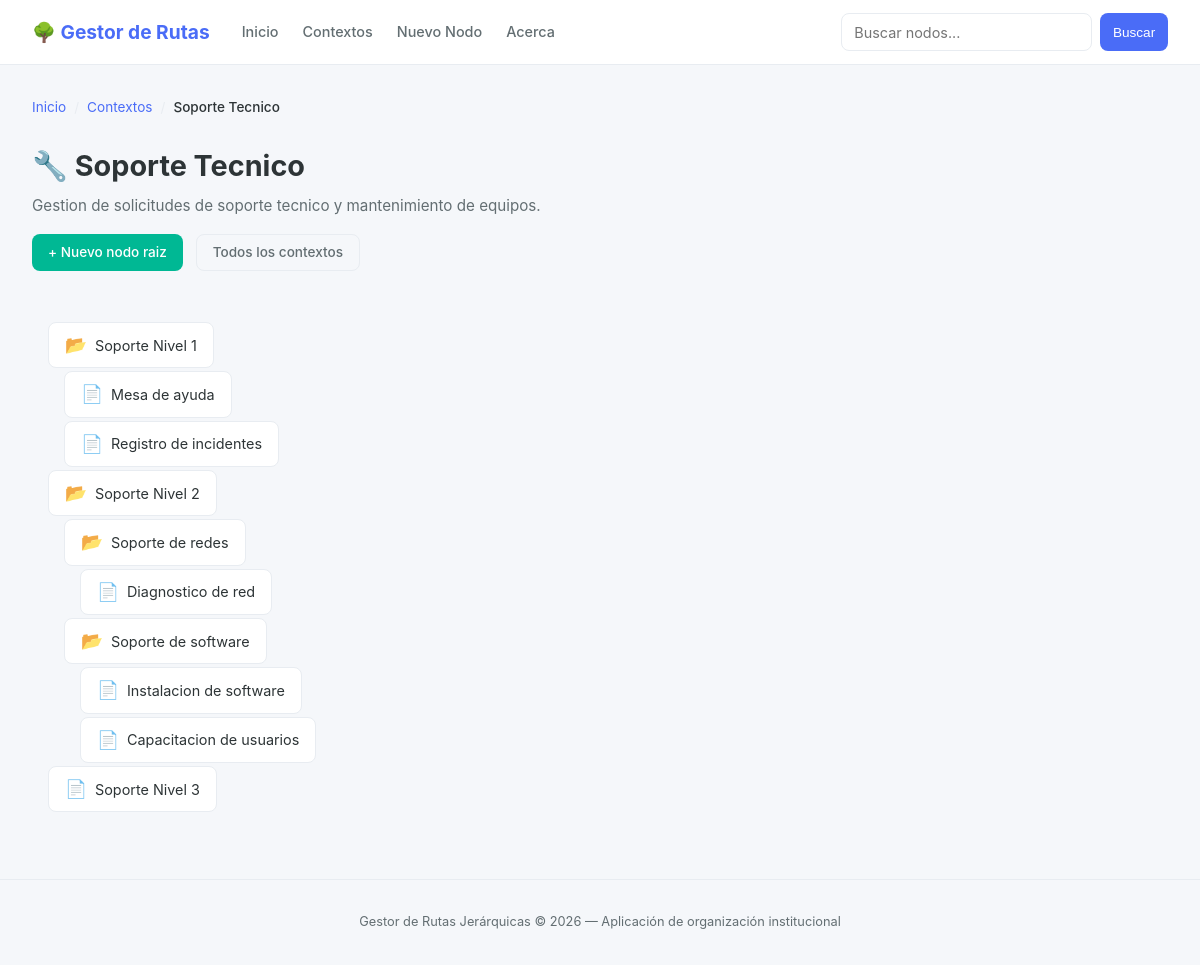
Screenshot of /arbol/1/ with the database file from the repository.
### app_arbol/models.py (models this page shows, shortened)
class Contexto(models.Model):
    nombre = models.CharField(max_length=100, verbose_name="Nombre")
    descripcion = models.TextField(blank=True, verbose_name="Descripción")
    icono = models.CharField(max_length=10, default="📁", verbose_name="Icono")
    class Meta:
        verbose_name = "Contexto"
        verbose_name_plural = "Contextos"

class Nodo(models.Model):
    nombre = models.CharField(max_length=200, verbose_name="Nombre")
    descripcion = models.TextField(blank=True, verbose_name="Descripción")
    padre = models.ForeignKey(
        'self', on_delete=models.CASCADE, null=True, blank=True,
        related_name='hijos', verbose_name="Padre"
    )
    contexto = models.ForeignKey(
        Contexto, on_delete=models.CASCADE, verbose_name="Contexto"
    )
    nivel = models.IntegerField(default=0, verbose_name="Nivel")
    orden = models.IntegerField(default=0, verbose_name="Orden")
    fecha_creacion = models.DateTimeField(auto_now_add=True, verbose_name="Fecha de creación")
    class Meta:
        verbose_name = "Nodo"
        verbose_name_plural = "Nodos"
        ordering = ['orden', 'nombre']
    def es_hoja(self):
        return not self.hijos.exists()

### app_arbol/views.py (the view)
# urls.py: path('arbol/<int:contexto_id>/', views.vista_arbol, name='vista_arbol'),
def vista_arbol(request, contexto_id):
    contexto = get_object_or_404(Contexto, id=contexto_id)
    arbol = construir_arbol(contexto)
    arbol_plano = aplanar_arbol(arbol)
    return render(request, 'app_arbol/arbol.html', {
        'contexto': contexto,
        'arbol': arbol,
        'arbol_plano': arbol_plano,
    })

### app_arbol/arbol_utils.py (called while the page is built)
def construir_arbol(contexto):
    raices = Nodo.objects.filter(contexto=contexto, padre__isnull=True).order_by('orden')
    return [_construir_subarbol(raiz) for raiz in raices]

def _construir_subarbol(nodo):
    return {
        'nodo': nodo,
        'hijos': [_construir_subarbol(hijo) for hijo in nodo.hijos.all().order_by('orden')]
    }

def aplanar_arbol(arbol):
    resultado = []
    for item in arbol:
        resultado.append((item['nodo'], item['nodo'].nivel))
        resultado.extend(aplanar_arbol(item['hijos']))
    return resultado

### app_arbol/templates/app_arbol/arbol.html (shortened to what this page needs)
{% extends 'app_arbol/base.html' %}
{% block contenido %}
<div class="breadcrumb">
    <a href="{% url 'vista_index' %}">Inicio</a>
    <span class="separador">/</span>
    <a href="{% url 'vista_contextos' %}">Contextos</a>
    <span class="separador">/</span>
    <span class="actual">{{ contexto.nombre }}</span>
</div>
<div class="page-heading">
    <h1>{{ contexto.icono }} {{ contexto.nombre }}</h1>
    <p>{{ contexto.descripcion|default:"Arbol jerarquico de este contexto." }}</p>
    <div class="acciones">
        <a href="{% url 'vista_crear_nodo' %}?contexto={{ contexto.id }}" class="btn btn-success">+ Nuevo nodo raiz</a>
        <a href="{% url 'vista_contextos' %}" class="btn btn-outline">Todos los contextos</a>
    </div>
</div>
{% if arbol_plano %}
<div class="tree-container">
    {% for nodo, nivel in arbol_plano %}
    <div class="tree-nodo" style="padding-left: {{ nivel|add:1 }}rem;">
        <a href="{% url 'vista_nodo' nodo.id %}" class="tree-nodo-contenido">
            {% if nodo.es_hoja %}
            <span class="nodo-icono">&#x1F4C4;</span>
            {% else %}
            <span class="nodo-icono">&#x1F4C2;</span>
            {% endif %}
            {{ nodo.nombre }}
        </a>
    </div>
    {% endfor %}
</div>
{% endif %}
{% endblock %}

### app_arbol/static/app_arbol/css/estilo.css (style rules this page uses)
:root { --primary: #4A6CF7; --primary-light: #6B8AFF; --primary-dark: #3A56D4; --accent: #6C5CE7; --bg: #F5F7FA; --surface: #FFFFFF; --text: #2D3436; --text-secondary: #636E72; --border: #E8ECF1; --success: #00B894; --warning: #FDCB6E; --error: #E17055; --radius: 12px; --shadow: 0 2px 8px rgba(0,0,0,0.06); --shadow-hover: 0 4px 16px rgba(0,0,0,0.1); }
* { margin: 0; padding: 0; box-sizing: border-box; }
body { font-family: -apple-system, BlinkMacSystemFont, 'Segoe UI', Roboto, 'Helvetica Neue', Arial, sans-serif; background: var(--bg); color: var(--text); line-height: 1.6; min-height: 100vh; }
a { color: var(--primary); text-decoration: none; }
.page-heading { margin-bottom: 2rem; }
.page-heading h1 { font-size: 1.8rem; font-weight: 700; color: var(--text); }
.page-heading p { color: var(--text-secondary); margin-top: 0.3rem; font-size: 0.95rem; }
.page-heading .acciones { margin-top: 1rem; display: flex; gap: 0.8rem; flex-wrap: wrap; }
.btn { display: inline-flex; align-items: center; gap: 0.4rem; padding: 0.5rem 1rem; border-radius: 8px; text-decoration: none; font-size: 0.85rem; font-weight: 500; border: none; cursor: pointer; transition: background 0.2s, opacity 0.2s; font-family: inherit; line-height: 1.4; }
.btn-success { background: var(--success); color: white; }
.btn-outline { background: transparent; color: var(--text-secondary); border: 1px solid var(--border); }
.tree-container { padding: 1rem 0; }
.tree-nodo { position: relative; margin: 0.2rem 0; }
.tree-nodo-contenido { display: inline-flex; align-items: center; gap: 0.5rem; padding: 0.5rem 1rem; background: var(--surface); border: 1px solid var(--border); border-radius: 8px; text-decoration: none; color: var(--text); font-size: 0.9rem; transition: border-color 0.2s, box-shadow 0.2s; }
.tree-nodo-contenido .nodo-icono { font-size: 1.1rem; }
.breadcrumb { display: flex; gap: 0.5rem; align-items: center; font-size: 0.85rem; color: var(--text-secondary); margin-bottom: 1.5rem; flex-wrap: wrap; }
.breadcrumb a { color: var(--primary); text-decoration: none; }
.breadcrumb .separador { color: var(--border); }
.breadcrumb .actual { color: var(--text); font-weight: 500; }

### rows the page displays
Contexto: nombre "Soporte Tecnico", icono "🔧", descripcion "Gestion de solicitudes de soporte tecnico y mantenimiento de equipos."
Nodo: nombre "Soporte Nivel 1"
Nodo: nombre "Mesa de ayuda"
Nodo: nombre "Registro de incidentes"
Nodo: nombre "Soporte Nivel 2"
Nodo: nombre "Soporte de redes"
Nodo: nombre "Diagnostico de red"
Nodo: nombre "Soporte de software"
Nodo: nombre "Instalacion de software"
Nodo: nombre "Capacitacion de usuarios"
Nodo: nombre "Soporte Nivel 3"
